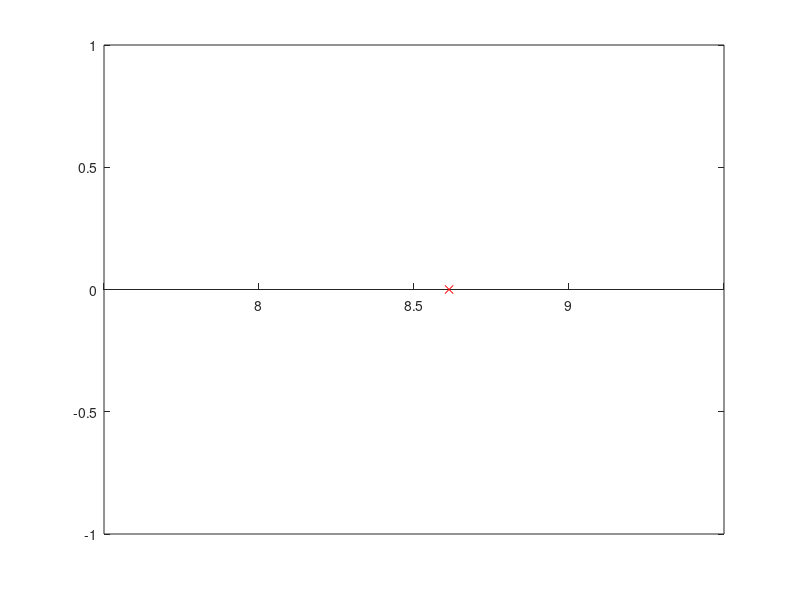

Write the MATLAB code that produced this figure.
clear; clc; close all;

f = @(x) 4*log(x) - x;
df = @(x) 4/x - 1;

x = 6;

xq = 0:0.1:10;
plot(xq,f(xq))

for i = 1:10
  x = x - f(x)/df(x);
end

plot(x,f(x),'rx')
set(gca,'xaxislocation','origin')
